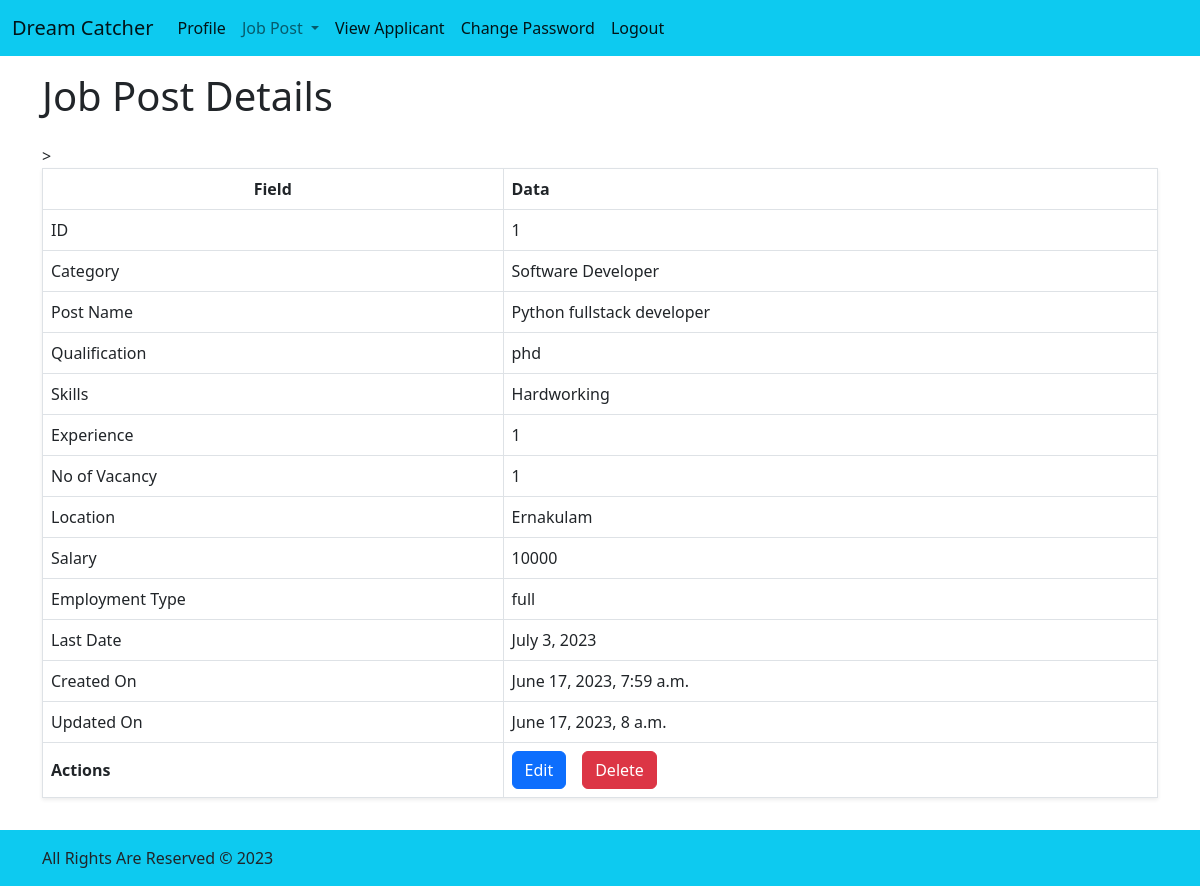
Page /jobposts/1/detail/ on the committed database.
### core/models.py (models this page shows, shortened)
class JobPostModel(models.Model):
    class CatChoices(models.TextChoices):
        Accounting = "Accounting", "Accounting"
        administrative_assistant = "admini", "Administrative Assistant"
        architect = "architect", "Architect"
        computer_programmer = "cp", "Computer Programmer"
        Construction = "con", "Construction"
        Customer_service = "cs", "Ustomer Service"
        dbadministrator = "dbadmini", "Database Administrator"
        HR = "hr", "Human Resources"
        marketing = "marketing", "Marketing"
        retail = "retail", "Retail"
        sales = "sales", "Sales"
    class QualificationChoices(models.TextChoices):
        Phd = "phd", "PhD"
        PG = "PG", "Post Graduate"
        UG = "UG", "Under Graduate"
        Diploma = "Dip", "Diploma"
        X = "X", "SSLC"
    class EmploymentTypeChoices(models.TextChoices):
        Full_time = "full", "Full Time"
        Part_time = "part", "Part Time"
    category = models.ForeignKey(Category, on_delete=models.SET_NULL, blank=True, null=True)
    post_name = models.CharField(max_length=64)
    qualification = models.CharField(
        max_length=64, choices=QualificationChoices.choices
    )
    skills = models.TextField(max_length=60)
    experience = models.IntegerField()
    no_of_vacancy = models.IntegerField()
    location = models.CharField(max_length=255)
    salary = models.IntegerField()
    employment_type = models.CharField(
        max_length=64, choices=EmploymentTypeChoices.choices
    )
    last_date = models.DateField()
    created_on = models.DateTimeField(auto_now_add=True)
    updated_on = models.DateTimeField(auto_now=True)

class Category(models.Model):
    name = models.CharField(max_length=64)
    no_of_vacancy = models.IntegerField()
    image = models.ImageField(
        upload_to="core/category/image/", default="default/logo.png"
    )
    parent = models.ForeignKey("self", on_delete=models.CASCADE, blank=True, null=True)
    def __str__(self) -> str:
        return self.name

### core/views.py (the view)
# urls.py: path("jobposts/<int:pk>/detail/", views.JobpostDetailView.as_view(), name="jobpost_detail"),
class JobpostDetailView(views.DetailView):
    template_name = "core/jobpost/jobpost_detail.html"
    model = models.JobPostModel
    context_object_name = "jobpost"

### templates/core/jobpost/jobpost_detail.html
{% extends 'base_e.html' %} {% block content %}
<div class="container-lg d-flex flex-column gap-3 py-3">
  <div class="row">
    <div class="col">
      <h1>Job Post Details</h1>
    </div>
  </div>
  <div class="row">
    <div class="col">
      <table class="table table-bordered align-middle shadow-sm">
        <thead>
          <tr>
            <th class="text-center">Field</th>
            <th>Data</th>
          </tr>
        </thead>
        <tbody>
          <tr>
            <td>ID</td>
            <td>{{jobpost.id}}</td>
          </tr>
          <tr>
            <td>Category</td>
            <td>{{jobpost.category}}</td>
          </tr>
          <tr>
            <td>Post Name</td>
            <td>{{jobpost.post_name}}</td>
          </tr>
          <tr>
            <td>Qualification</td>
            <td>{{jobpost.qualification}}</td>
          </tr>
          <tr>
            <td>Skills</td>
            <td>{{jobpost.skills}}</td>
          </tr>
          <tr>
            <td>Experience</td>
            <td>{{jobpost.experience}}</td>
          </tr>
          <tr>
          <tr>
            <td>No of Vacancy</td>
            <td>{{jobpost.no_of_vacancy}}</td>
          </tr>
          <tr>
            <td>Location</td>
            <td>{{jobpost.location}}</td>
          </tr>
          <tr>
            <td>Salary</td>>
            <td>{{jobpost.salary}}</td>
          </tr>
          <tr>
            <td>Employment Type</td>
            <td>{{jobpost.employment_type}}</td>
            </tr>
            <tr>
                <td>Last Date</td>
                <td>{{jobpost.last_date}}</td>
            </tr>
          <tr>
            <td>Created On</td>
            <td>{{jobpost.created_on}}</td>
          </tr>
          <tr>
            <td>Updated On</td>
            <td>{{jobpost.updated_on}}</td>
          </tr>
          <tr>
            <th>Actions</th>
            <td>
              <div class="d-flex gap-3 flex-wrap">
                <a
                  href="{% url 'core:jobpost_update' jobpost.id %}"
                  class="btn btn-primary"
                  >Edit</a
                >
                <a
                  href="{% url 'core:jobpost_delete' jobpost.id %}"
                  class="btn btn-danger"
                  >Delete</a
                >
              </div>
            </td>
          </tr>
        </tbody>
      </table>
    </div>
  </div>
</div>
{% endblock %}

### rows in the picture
JobPostModel: id "1", category "Software Developer", post_name "Python fullstack developer", qualification "phd", skills "Hardworking", experience "1", no_of_vacancy "1", location "Ernakulam", salary "10000", employment_type "full", last_date "July 3, 2023", created_on "June 17, 2023, 7:59 a.m.", updated_on "June 17, 2023, 8 a.m."
